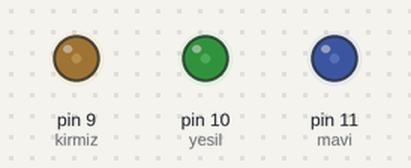
The sketch below on a simulated Arduino Uno, built with avr-gcc and run on an emulated ATmega328P. Parts: output pins drawn as LEDs (lit = HIGH).

Above: at 0.05 s.
At 5.05 s:
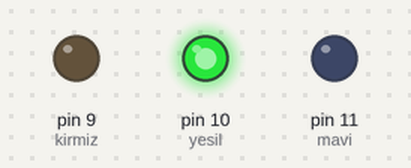
At 6.0 s:
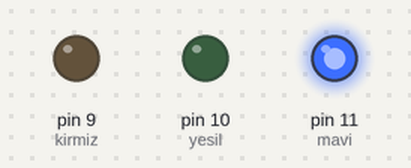
Timing chart, 0 to 7.8 s (numbered marks = the images above):
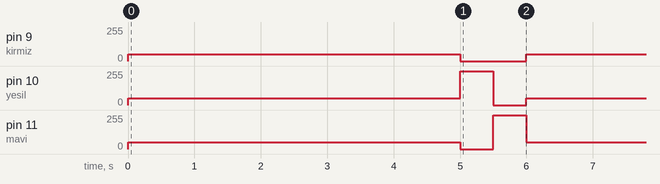

Measured:
- by itself, pin 9 (kirmiz): alternates 50/255 for 5.0 s and 0/255 for 1.0 s
- by itself, pin 10 (yesil): repeats every 6.0 s: 255/255 0.50 s, 0/255 0.50 s, 50/255 5.0 s
- by itself, pin 11 (mavi): repeats every 6.0 s: 0/255 0.50 s, 255/255 0.50 s, 50/255 5.0 s

The sketch:

rgnLed2.ino
```cpp
int kirmiz = 9;
int yesil = 10;
int mavi = 11;

void setup() {
  pinMode(kirmiz,OUTPUT);
  pinMode(yesil,OUTPUT);
  pinMode(mavi,OUTPUT);
}

void loop() {
  analogWrite(kirmiz,50);
  analogWrite(yesil,50);
  analogWrite(mavi,50);
  delay(5000);

  analogWrite(kirmiz,0);
  analogWrite(yesil,255);
  analogWrite(mavi,0);
  delay(500);
  analogWrite(kirmiz,0);
  analogWrite(yesil,0);
  analogWrite(mavi,255);
  delay(500);
}
```
